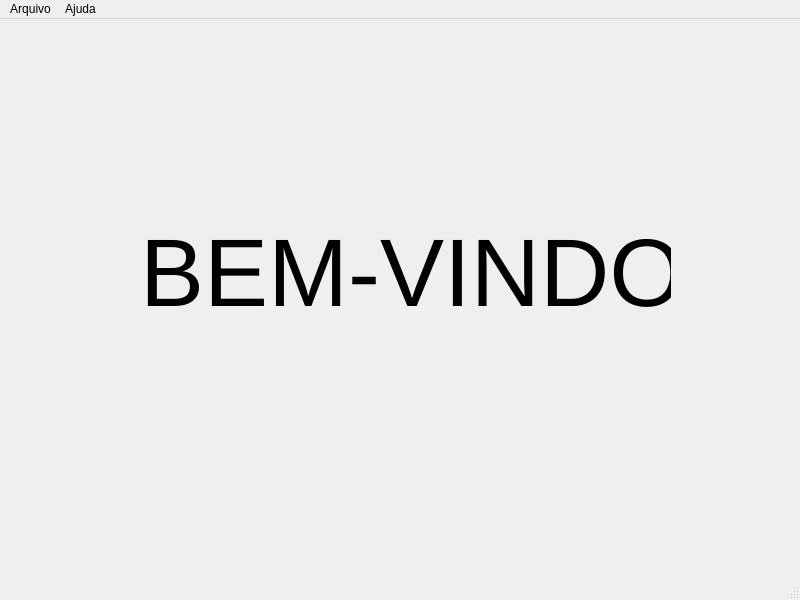
<?xml version="1.0" encoding="UTF-8"?>
<ui version="4.0">
 <class>MainWindow</class>
 <widget class="QMainWindow" name="MainWindow">
  <property name="geometry">
   <rect>
    <x>0</x>
    <y>0</y>
    <width>800</width>
    <height>600</height>
   </rect>
  </property>
  <property name="windowTitle">
   <string>MainWindow</string>
  </property>
  <widget class="QWidget" name="centralwidget">
   <widget class="QLabel" name="label">
    <property name="geometry">
     <rect>
      <x>140</x>
      <y>50</y>
      <width>531</width>
      <height>411</height>
     </rect>
    </property>
    <property name="text">
     <string>&lt;html&gt;&lt;head/&gt;&lt;body&gt;&lt;p align=&quot;center&quot;&gt;&lt;span style=&quot; font-size:72pt;&quot;&gt;BEM-VINDO&lt;/span&gt;&lt;/p&gt;&lt;/body&gt;&lt;/html&gt;</string>
    </property>
   </widget>
  </widget>
  <widget class="QMenuBar" name="menubar">
   <property name="geometry">
    <rect>
     <x>0</x>
     <y>0</y>
     <width>800</width>
     <height>21</height>
    </rect>
   </property>
   <widget class="QMenu" name="menuArquivo">
    <property name="title">
     <string>Arquivo</string>
    </property>
    <addaction name="actionSair"/>
   </widget>
   <widget class="QMenu" name="menuajuda">
    <property name="title">
     <string>Ajuda</string>
    </property>
    <addaction name="actionSobre_Qt"/>
   </widget>
   <addaction name="menuArquivo"/>
   <addaction name="menuajuda"/>
  </widget>
  <widget class="QStatusBar" name="statusbar"/>
  <action name="actionSair">
   <property name="text">
    <string>Sair</string>
   </property>
  </action>
  <action name="actionSobre_Qt">
   <property name="text">
    <string>Sobre Qt</string>
   </property>
  </action>
 </widget>
 <resources/>
 <connections/>
</ui>
